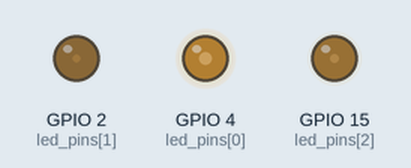
Recording of a sketch running on a simulated ESP32. Shown: output pins drawn as LEDs (lit = HIGH). Random numbers use the default seed unless the sketch sets one.

Above: at 0.1 s.
At 5.1 s:
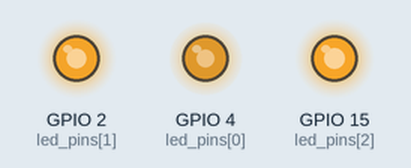
At 9.1 s:
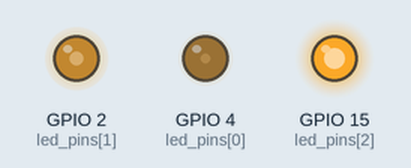
At 19.1 s:
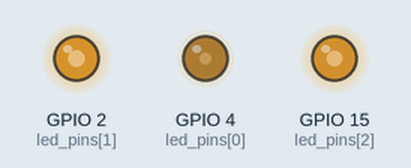
At 29.1 s:
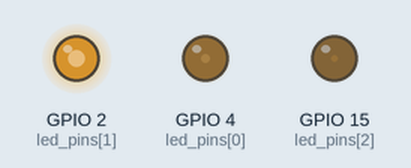
At 39.1 s:
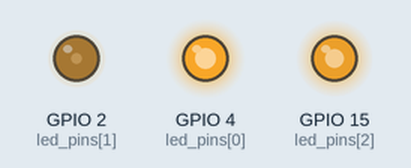
Timing chart, 0 to 40.0 s (numbered marks = the images above):
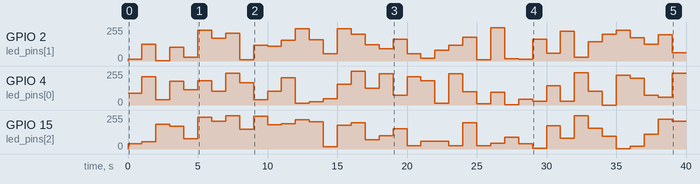

The sketch:

RGBLedChanging.ino
```cpp
const byte led_pins[] = {4,2,15};
const byte channels[] = {0,1,2};
int red_led, green_led, blue_led;

void setup() {
  for (int i = 0; i < 3; i++){
    ledcSetup(channels[i], 1000, 8);
    ledcAttachPin(led_pins[i], channels[i]);
  }

}

void loop() {
  red_led = random(0, 256);
  green_led = random(0, 256);
  blue_led = random(0, 256);

  displayColor(red_led, green_led, blue_led);
  delay(1000);
}

void displayColor(byte r, byte g, byte b){
  ledcWrite(channels[0], 255 - r);
  ledcWrite(channels[1], 255 - g);
  ledcWrite(channels[2], 255 - b);
}
```

Measured:
- by itself, GPIO 2 (led_pins[1]): 0/255 → 14/255 at 0.00 s, → 125/255 1.0 s later, → 1/255 1.0 s later, → 103/255 1.0 s later, … (40 changes in this stretch)
- by itself, GPIO 4 (led_pins[0]): 0/255 → 88/255 at 0.00 s, → 212/255 1.0 s later, → 39/255 1.0 s later, → 177/255 1.0 s later, … (40 changes in this stretch)
